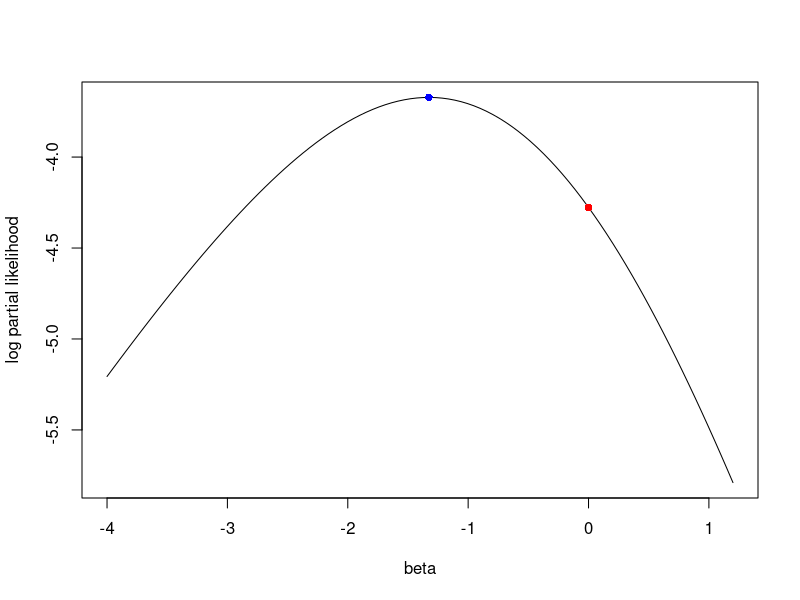

This figure's R source:
## ---- chunk 1
library(survival)
tt = c(6, 7, 10, 15, 19, 25)
delta = c(1, 0, 1, 1, 0, 1)
trt = c(0, 0, 1, 0, 1, 1)  ## group 0 or 1
summary(survfit(Surv(tt,delta)~1))
## ---- chunk 2
plsimple = function(beta){
    psi = exp(beta)
    l = beta-log(3*psi+3)-log(3*psi+1)-log(2*psi+1)
    return(l)
}

## fnscale=1 means the optim will find the maximum
result = optim(par=0, fn=plsimple, method="L-BFGS-B", control=list(fnscale=-1), lower=-3, upper=1)

### MPLE
result$par

plsimple(result$par)
plsimple(0)

betas = seq(-4,1.2,length.out=100)
plot(betas, plsimple(betas), type="l", xlab="beta", ylab="log partial likelihood")
points(result$par, plsimple(result$par), col="blue", pch=16)
points(0, plsimple(0), col="red", pch=16)
## ---- chunk 3
result.cox = coxph(Surv(tt, delta)~trt)
summary(result.cox) ## provides the results of these three tests
## ---- chunk 4
## score test
#install.packages("numDeriv")
library(numDeriv)
### calculate the S(beta=0)
beta0 = grad(func=plsimple, x=0)
### calculate the information
var0 = -hessian(func=plsimple, x=0)
beta0^2/var0
pchisq(beta0^2/var0, df=1, lower.tail=F)
## ---- chunk 5
### Wald test
### calculate the information function at beta_MPLE
-hessian(func=plsimple, x=result$par)
### calculate the variance
1/(-hessian(func=plsimple, x=result$par))
### calculate the test statistics
result$par^2*(-hessian(func=plsimple, x=result$par))
## ---- chunk 6
### likelihood ratio statistics
l_full = plsimple(result$par)
l_reduce = plsimple(0)
2*(l_full-l_reduce)
## ---- chunk 7
### r-squared (which is not included in the current version of survival R package: see https://stackoverflow.com/questions/56071385/r-squared-missing-from-output-of-coxph)
CSR2 = 1-exp((2/length(tt))*(l_reduce-l_full))
R2max = 1-exp((2/length(tt))*(l_reduce))
NKR2 = CSR2/R2max
CSR2
R2max
NKR2
